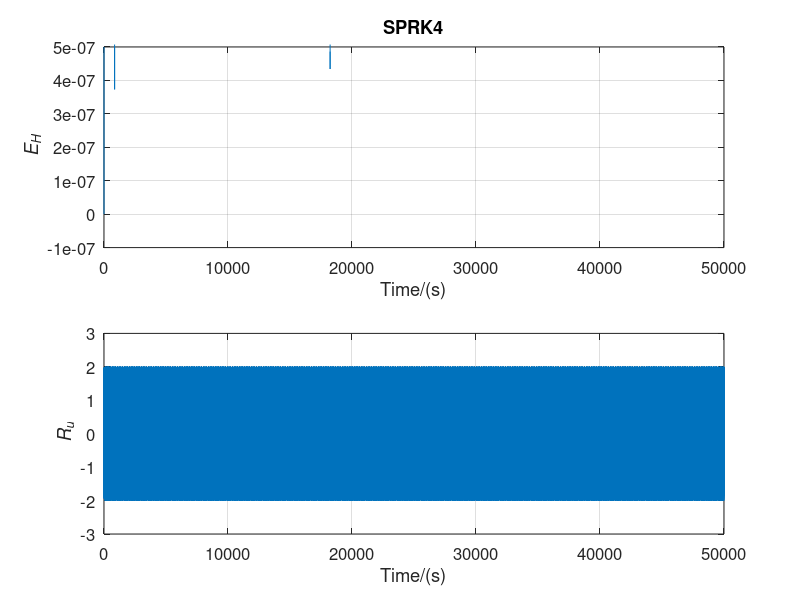

Reproduce this figure in MATLAB.
%Forth-order explicit symplectic Runge-Kutta method 
clear;close all;
w=50;            % frequency
dt=0.05;        % time steps
N=1000000;        %iterations
%initialize
p1=zeros(1,N);    % displacement
q1=zeros(1,N);    % velocity
p1(1)=0;
q1(1)=1;
% Runge-Kutta coefficient
e1=0.13883725894365473;
e2=0.46958619250378464;
e3=0.751399209882663;
e4=-0.3598226613301023;
d1=0.3726518368174738;
d2=0.41264784985125225;
d3=-0.04864313400799411;
d4=0.26334344733926796;
H=zeros(N,1);
E0=w^2*1^2;
H(1)=w^2*q1(1)^2+p1(1)^2; % Energy
for i=2:N
    qq1=q1(i-1)+(e1*dt)*(p1(i-1));
    pp1=p1(i-1)+(d1*dt)*(-w^2*qq1);
    qq1=qq1+(e2*dt)*(pp1);
    pp1=pp1+(d2*dt)*(-w^2*qq1);
    qq1=qq1+(e3*dt)*(pp1);
    pp1=pp1+(d3*dt)*(-w^2*qq1);
    q1(i)=qq1+dt*(e4)*(pp1);
    p1(i)=pp1+d4*dt*(-w^2*q1(i));
    H(i)=w^2*q1(i)^2+p1(i)^2; 
end
t=dt.*[0:N-1];
pe=cos(w.*t);   % exact solution
E=abs((H-E0))./E0;
max(E)
subplot(2,1,1)
plot(t,E)
ylim([-1e-7,5e-7])
grid on
title('SPRK4')
xlabel('Time/(s)')
ylabel('\it E_{H}','FontName','Helvetica')
set(gca,'FontName','Helvetica ','FontSize',12);
Ru=norm((q1-pe),2)/norm(pe,2)
subplot(2,1,2)
plot(t,q1-pe)
grid on
xlabel('Time/(s)')
ylabel('\it R_{u}','FontName','Helvetica')
grid on
set(gca,'FontName','Helvetica ','FontSize',12);
set(gcf,'Position',[100 100 500 350])
